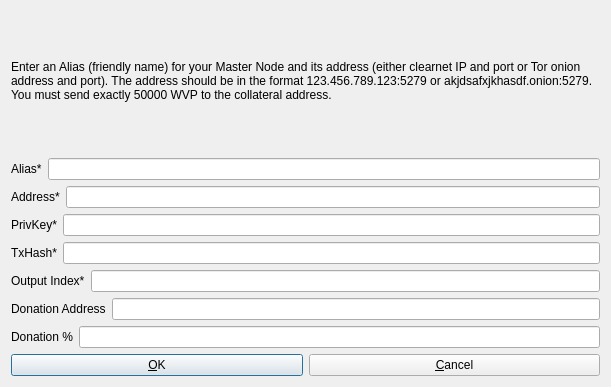
<?xml version="1.0" encoding="UTF-8"?>
<ui version="4.0">
 <class>AddEditAdrenalineNode</class>
 <widget class="QDialog" name="AddEditAdrenalineNode">
  <property name="geometry">
   <rect>
    <x>0</x>
    <y>0</y>
    <width>611</width>
    <height>387</height>
   </rect>
  </property>
  <property name="windowTitle">
   <string>Add/Edit Wavepay Node</string>
  </property>
  <property name="modal">
   <bool>true</bool>
  </property>
  <layout class="QVBoxLayout" name="verticalLayout">
   <item>
    <widget class="QLabel" name="label_9">
     <property name="sizePolicy">
      <sizepolicy hsizetype="Preferred" vsizetype="Expanding">
       <horstretch>0</horstretch>
       <verstretch>0</verstretch>
      </sizepolicy>
     </property>
     <property name="text">
      <string>&lt;html&gt;&lt;head/&gt;&lt;body&gt;&lt;p&gt;Enter an Alias (friendly name) for your Master Node and its address (either clearnet IP and port or Tor onion address and port). The address should be in the format 123.456.789.123:5279 or akjdsafxjkhasdf.onion:5279. You must send exactly 50000 WVP to the collateral address.&lt;/p&gt;&lt;/body&gt;&lt;/html&gt;</string>
     </property>
     <property name="wordWrap">
      <bool>true</bool>
     </property>
    </widget>
   </item>
   <item>
    <layout class="QHBoxLayout" name="horizontalLayout_4">
     <property name="bottomMargin">
      <number>0</number>
     </property>
     <item>
      <widget class="QLabel" name="label_4">
       <property name="text">
        <string>Alias*</string>
       </property>
      </widget>
     </item>
     <item>
      <widget class="QLineEdit" name="aliasLineEdit"/>
     </item>
    </layout>
   </item>
   <item>
    <layout class="QHBoxLayout" name="horizontalLayout_5">
     <property name="bottomMargin">
      <number>0</number>
     </property>
     <item>
      <widget class="QLabel" name="label_6">
       <property name="text">
        <string>Address*</string>
       </property>
      </widget>
     </item>
     <item>
      <widget class="QLineEdit" name="addressLineEdit"/>
     </item>
    </layout>
   </item>
   <item>
    <layout class="QHBoxLayout" name="horizontalLayout_3">
     <property name="bottomMargin">
      <number>0</number>
     </property>
     <item>
      <widget class="QLabel" name="label_5">
       <property name="text">
        <string>PrivKey*</string>
       </property>
      </widget>
     </item>
     <item>
      <widget class="QLineEdit" name="privkeyLineEdit"/>
     </item>
    </layout>
   </item>
   <item>
    <layout class="QHBoxLayout" name="horizontalLayout_2">
     <property name="bottomMargin">
      <number>0</number>
     </property>
     <item>
      <widget class="QLabel" name="label_2">
       <property name="text">
        <string>TxHash*</string>
       </property>
      </widget>
     </item>
     <item>
      <widget class="QLineEdit" name="txhashLineEdit"/>
     </item>
    </layout>
   </item>
   <item>
    <layout class="QHBoxLayout" name="horizontalLayout_8">
     <property name="bottomMargin">
      <number>0</number>
     </property>
     <item>
      <widget class="QLabel" name="label_8">
       <property name="text">
        <string>Output Index*</string>
       </property>
      </widget>
     </item>
     <item>
      <widget class="QLineEdit" name="outputindexLineEdit"/>
     </item>
    </layout>
   </item>
   <item>
    <layout class="QHBoxLayout" name="horizontalLayout_6">
     <property name="bottomMargin">
      <number>0</number>
     </property>
     <item>
      <widget class="QLabel" name="label_3">
       <property name="text">
        <string>Donation Address</string>
       </property>
      </widget>
     </item>
     <item>
      <widget class="QLineEdit" name="donationaddressLineEdit"/>
     </item>
    </layout>
   </item>
   <item>
    <layout class="QHBoxLayout" name="horizontalLayout_7">
     <property name="bottomMargin">
      <number>0</number>
     </property>
     <item>
      <widget class="QLabel" name="label_7">
       <property name="text">
        <string>Donation %</string>
       </property>
      </widget>
     </item>
     <item>
      <widget class="QLineEdit" name="donationpercentageLineEdit"/>
     </item>
    </layout>
   </item>
   <item>
    <layout class="QHBoxLayout" name="horizontalLayout_Buttons">
     <item>
      <widget class="QPushButton" name="okButton">
       <property name="text">
        <string>&amp;OK</string>
       </property>
      </widget>
     </item>
     <item>
      <widget class="QPushButton" name="cancelButton">
       <property name="text">
        <string>&amp;Cancel</string>
       </property>
       <property name="autoDefault">
        <bool>false</bool>
       </property>
      </widget>
     </item>
    </layout>
   </item>
  </layout>
 </widget>
 <resources/>
 <connections/>
</ui>
